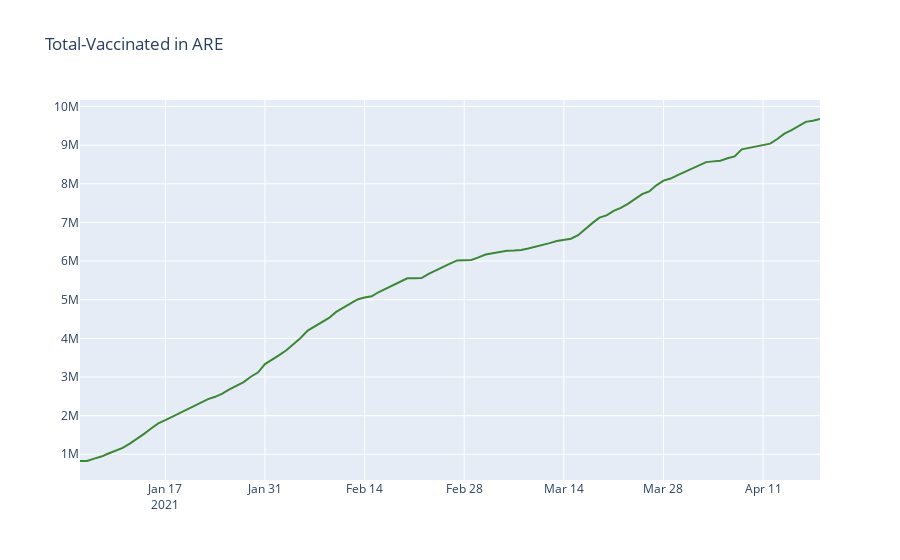

The notebook cell saved with this chart:
### Code cell
# line plot
trace1 = go.Scatter(
    x=df_1.Date,
    y=df_1['Total_Vaccinations'],
    name = "Total_Vaccinations",
    marker = dict(color = 'rgba(16, 112, 2, 0.8)'),
)


data = [trace1]
layout = go.Layout(
    xaxis2=dict(
        domain=[0.6, 0.95],
        anchor='y2',        
    
    ),
    title = 'Total-Vaccinated in '+str(string)

)

fig = go.Figure(data=data, layout=layout)
iplot(fig)
